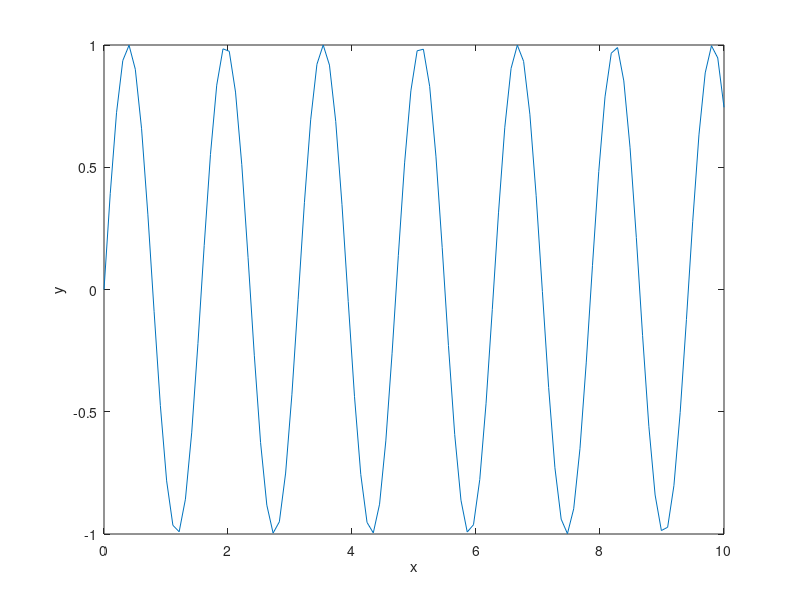

The MATLAB script that drew this image: (Note: this script raises an error after producing the figure.)
%% visualization part 2
% gcf, gca
% 
%% gcf

x = linspace(-2*pi,2*pi);
y1 = sin(x);
y2 = cos(x);

figure;
plot(x,y1,x,y2);
title('My Title');
xlabel('x');
ylabel('y');
legend({'sin', 'cos'});

% fig = gcf returns the current figure handle
gcf
x = get(gcf, 'Position')
set(gcf, 'Position', x, 'color', 'w')

%% gca
clf

x = linspace(0,10);
y = sin(4*x);
plot(x,y);
xlabel('x');
ylabel('y');

ax = gca % current axes
ax.FontSize = 20;
ax.TickDir = 'out';
ax.TickLength = [0.02 0.02];
ax.YLim = [-2 2];
ax.XLim = [0 5];

set(gca, 'xlim', [0 8], 'ylim', [-3 3], 'TickDir', 'in')

close all